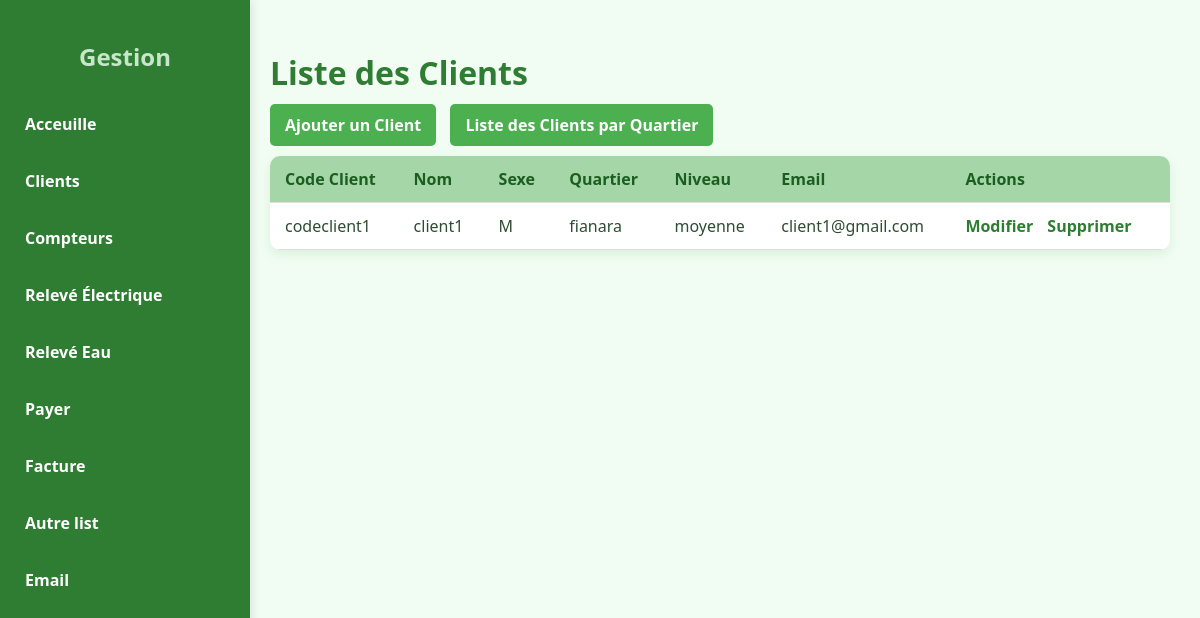
The page /view/client.php (signed in) on the database its author committed.
### tables this page shows
CREATE TABLE `CLIENT` (
  `codecli` varchar(100) NOT NULL,
  `nom` varchar(1000) NOT NULL,
  `sexe` varchar(1000) NOT NULL,
  `quartier` varchar(1000) NOT NULL,
  `niveau` varchar(1000) NOT NULL,
  `mail` varchar(1000) NOT NULL
);

### view/client.php (the view, shortened to what this page needs)
<?php
include_once "../model/connect.php";
$sql = "SELECT * FROM CLIENT";
$query = mysqli_query($conn, $sql);
$result = mysqli_fetch_all($query, MYSQLI_ASSOC);
?>
<!DOCTYPE html>
<html lang="fr">
<head>
</head>
<body>
<div class="sidebar">
        <div class="logo">
            <h2>Gestion</h2>
        </div>
        <nav>
            <ul>
            <li><a href="page_acceuille.php">Acceuille</a></li>
                <li><a href="client.php">Clients</a></li>
                <li><a href="compteur.php">Compteurs</a></li>
                <li><a href="releve_elec.php">Relevé Électrique</a></li>
                <li><a href="releve_eau.php">Relevé Eau</a></li>
                <li><a href="payer.php">Payer</a></li>
                <li><a href="fact.php">Facture</a></li>
                <li><a href="list_client_pas1.php">Autre list</a></li>
                <li><a href="mail8.php">Email</a></li>
            </ul>
        </nav>
</div>
    <div class="container">
   <h1>Liste des Clients</h1>
        <div class="bouton">
            <a href="../model/ajouter_client.php">Ajouter un Client</a>
            <a href="client_quartier.php">Liste des Clients par Quartier</a>
        </div>
  <table>
            <thead>
                <tr>
                    <th>Code Client</th>
                    <th>Nom</th>
                    <th>Sexe</th>
                    <th>Quartier</th>
                    <th>Niveau</th>
                    <th>Email</th>
                    <th>Actions</th>
                </tr>
            </thead>
            <tbody>
                <?php
                if (count($result) > 0) {
                foreach ($result as $client) {
                        echo "<tr>
                            <td>" . htmlspecialchars($client['codecli']) . "</td>
                            <td>" . htmlspecialchars($client['nom']) . "</td>
                            <td>" . htmlspecialchars($client['sexe']) . "</td>
                            <td>" . htmlspecialchars($client['quartier']) . "</td>
                            <td>" . htmlspecialchars($client['niveau']) . "</td>
                            <td>" . htmlspecialchars($client['mail']) . "</td>
                            <td>
                                <a href='../model/modifier_client1.php?codecli=" . htmlspecialchars($client['codecli']) . "'>Modifier</a>
                                <a href='../model/sup_client.php?codecli=" . htmlspecialchars($client['codecli']) . "'>Supprimer</a>
                            </td>
                        </tr>";
                    }
                } else {
                     echo "<tr><td colspan='7'>Aucun client trouvé.</td></tr>";
                }
                ?>
            </tbody>
        </table>
    </div>
</body>
</html>

### view/client.php (style rules this page uses)
body { font-family: 'Segoe UI', Tahoma, Geneva, Verdana, sans-serif; margin: 0; padding: 0; background-color: #f1fdf3; color: #2e4d34; display: flex; }
.sidebar { width: 220px; background-color: #2e7d32; color: white; height: 100vh; position: fixed; top: 0; left: 0; padding: 20px 15px; box-shadow: 2px 0 10px rgba(0,0,0,0.1); }
.sidebar .logo h2 { text-align: center; margin-bottom: 30px; color: #c8e6c9; }
.sidebar nav ul { list-style: none; padding: 0; }
.sidebar nav ul li { margin: 15px 0; }
.sidebar nav ul li a { color: white; text-decoration: none; font-weight: bold; padding: 10px; display: block; border-radius: 6px; transition: background 0.3s ease; }
.container { margin-left: 240px; padding: 30px; width: 100%; }
.container h1 { color: #2e7d32; font-size: 2em; margin-bottom: 20px; }
.bouton { margin-bottom: 20px; }
.bouton a { text-decoration: none; color: white; background-color: #4caf50; padding: 10px 15px; border-radius: 5px; margin-right: 10px; font-weight: bold; transition: background-color 0.3s ease; }
table { width: 100%; border-collapse: collapse; background-color: white; border-radius: 10px; overflow: hidden; box-shadow: 0 4px 12px rgba(0,128,0,0.1); }
thead { background-color: #a5d6a7; color: #1b5e20; }
th, td { padding: 12px 15px; text-align: left; border-bottom: 1px solid #ddd; }
td a { text-decoration: none; color: #2e7d32; font-weight: bold; margin-right: 10px; transition: color 0.3s ease; }

### rows shown on the page
client: codecli "codeclient1", nom "client1", sexe "M", quartier "fianara", niveau "moyenne", mail "client1@gmail.com"
